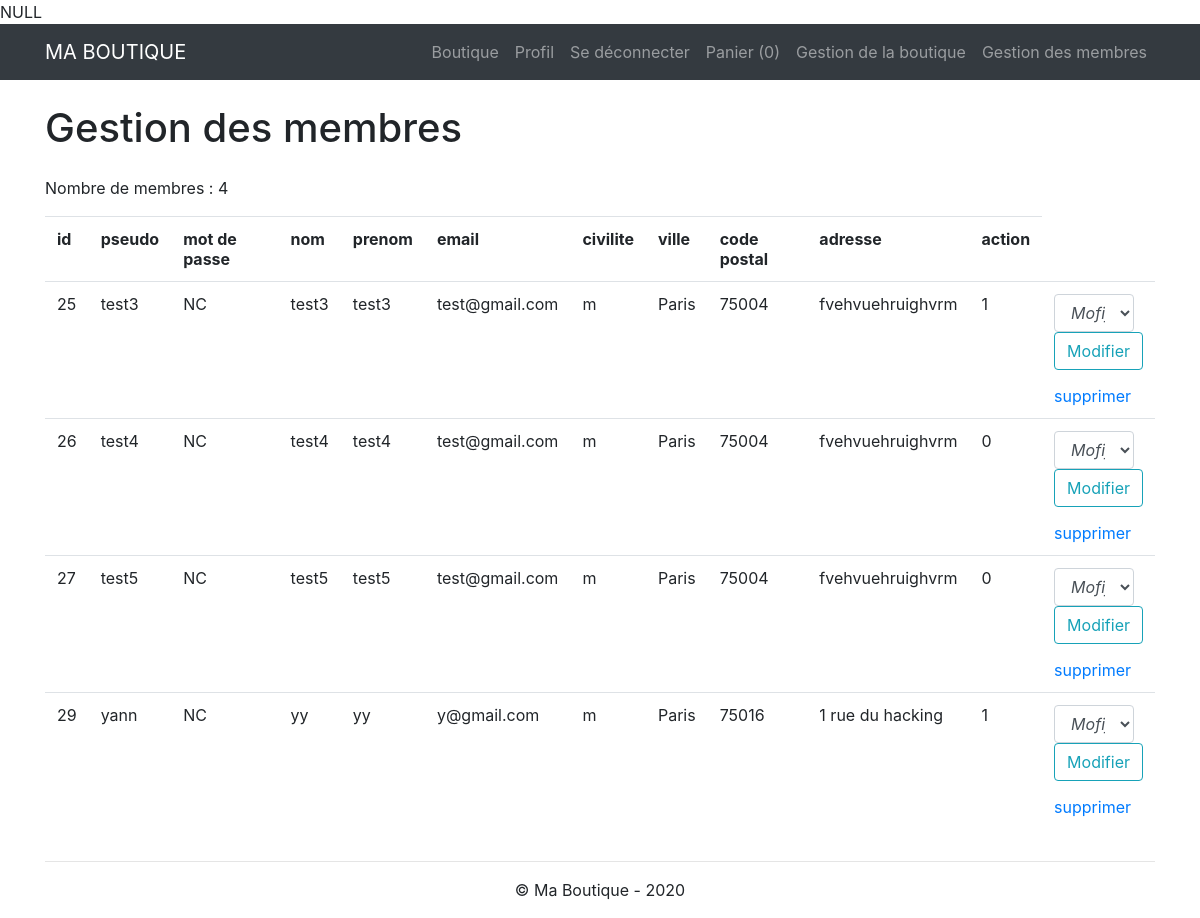
/admin/gestion_membres_exo.php (signed in), run on the app's committed database.
### tables this page shows
CREATE TABLE `membre` (
  `id_membre` int(3) NOT NULL,
  `pseudo` varchar(20) NOT NULL,
  `mdp` varchar(255) NOT NULL,
  `nom` varchar(20) NOT NULL,
  `prenom` varchar(20) NOT NULL,
  `email` varchar(50) NOT NULL,
  `civilite` enum('m','f') NOT NULL,
  `ville` varchar(20) NOT NULL,
  `code_postal` int(5) NOT NULL,
  `adresse` varchar(50) NOT NULL,
  `statut` int(1) NOT NULL DEFAULT '0'
);

### inc/functions.php (called while the page is built, shortened)
<?php
function executeRequete($requete, $param = array()){
    global $pdo;
    $resultat = $pdo->prepare($requete);
    $succes = $resultat->execute($param);
    if($succes){
        return $resultat;
    }else{
        return false;
    }
}

### inc/init.php (called while the page is built, shortened)
<?php
$pdo = new PDO('mysql:host=localhost;dbname=site',
                'root',
                'root',
                array(
                    PDO::ATTR_ERRMODE => PDO::ERRMODE_WARNING,
                    PDO::MYSQL_ATTR_INIT_COMMAND => 'SET NAMES utf8'
                ));
$contenu = '';
require_once 'functions.php';

### admin/gestion_membres_exo.php (the view, shortened to what this page needs)
<?php
require_once '../inc/init.php';
    var_dump($_POST['updateStatut']);
    $resultat = executeRequete("SELECT * FROM membre");
$contenu .= '<p class="mt-3">Nombre de membres : ' . $resultat->rowCount() . '</p>';
$contenu .= '<div class="table-responsive">';
    $contenu .= '<table class="table">';
        $contenu .= '<tr>';
            $contenu .= '<th>id</th>';
            $contenu .= '<th>pseudo</th>';
            $contenu .= '<th>mot de passe</th>';
            $contenu .= '<th>nom</th>';
            $contenu .= '<th>prenom</th>';
            $contenu .= '<th>email</th>';
            $contenu .= '<th>civilite</th>';
            $contenu .= '<th>ville</th>';
            $contenu .= '<th>code postal</th>';
            $contenu .= '<th>adresse</th>';
            $contenu .= '<th>action</th>';
        $contenu .= '</tr>';
    while ($membre = $resultat->fetch(PDO::FETCH_ASSOC)){
        $contenu .= '<tr>';
            foreach($membre as $indice => $information){
                if($indice == 'mdp'){
                    $contenu .= '<td>'.'NC'.'</td>';
                }else{
                    $contenu .= '<td>' . $information .'</td>';
                }
            }
        $contenu .= '<td>';
        $contenu .= '<div><form method="POST" action="gestion_membres.php">
                    <select name="updateStatut" style="width:80px" id="selection" class="form-control font-italic">
                    <option>Mofifier...</option>
                    <option name="updateStatut" value="0">0</option>
                    <option name="updtaeStatut" value="1">1</option>
                    </select>
                    <div><input type="submit" value="Modifier" class="btn btn-outline-info"></div>
                    </form>
                    </div>';
        $contenu .= '<div><a href="?id_membre='.$membre['id_membre'].'" onclick="return(confirm(\'Etes-vous certain de supprimer ce produit ?\'))">supprimer</a></div>';
        $contenu .= '</td>';
        $contenu .= '</tr>';
    }
    $contenu .= '</table>';
$contenu .= '</div>';
require_once '../inc/header.php';
?>
<h1 class="mt-4 mb-4">Gestion des membres</h1>
<?php
echo $contenu;
require_once '../inc/footer.php';

### data on the page
membre: id_membre "25", pseudo "test3", nom "test3", prenom "test3", email "test@gmail.com", civilite "m", ville "Paris", code_postal "75004", adresse "fvehvuehruighvrm", statut "1"
membre: id_membre "26", pseudo "test4", nom "test4", prenom "test4", email "test@gmail.com", civilite "m", ville "Paris", code_postal "75004", adresse "fvehvuehruighvrm", statut "0"
membre: id_membre "27", pseudo "test5", nom "test5", prenom "test5", email "test@gmail.com", civilite "m", ville "Paris", code_postal "75004", adresse "fvehvuehruighvrm", statut "0"
membre: id_membre "29", pseudo "yann", nom "yy", prenom "yy", email "y@gmail.com", civilite "m", ville "Paris", code_postal "75016", adresse "1 rue du hacking", statut "1"

### other printed values
calcItemNumber() "0"
$resultat->rowCount() "4"
